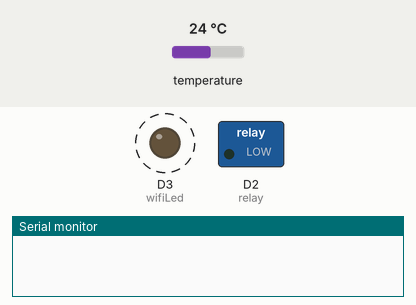
Bench run of a program on a simulated ESP8266 (NodeMCU). Shown: switched loads named in the program (green lamp = pin HIGH), output pins drawn as LEDs (lit = HIGH), the last lines printed to the serial monitor. Dashed ring = blinking. Inputs (shaded band) come from the test bench; at power-on: temperature 24 °C. WiFi joins after 1.5 s; servers stay silent unless stated.

Above: at 3.0 s.
3.1 s: temperature set to 10.5 °C
6.0 s: temperature set to 9.4 °C
At 7.1 s:
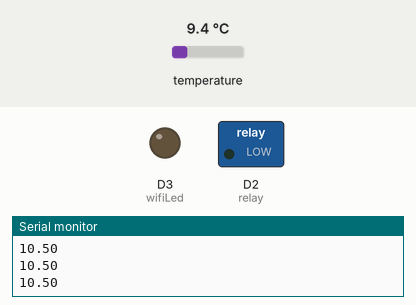
7.5 s: temperature set to 12 °C
At 8.8 s:
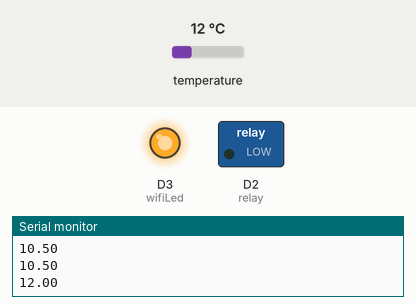
11.7 s: temperature set to 2 °C
Timing chart, 0 to 36.2 s (numbered marks = the images above; inputs shaded):
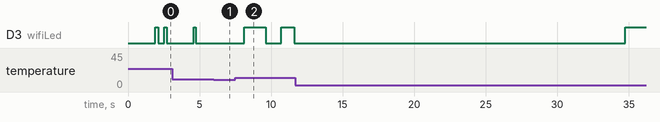

The program:

main.cpp
```cpp
// #define BLYNK_PRINT Serial
#include <Arduino.h>
#include <OneWire.h>
#include <DallasTemperature.h>
#include <ESP8266WiFi.h>
#include <BlynkSimpleEsp8266.h>

const int relay = D2;
const int oneWireBus = D1;     // GPIO where the DS18B20 is connected to
const int wifiLed = D3;
// char auth[] = "OXHw5XoEniLm16AjOSi7qa2AMyvKLW9g";   //masukan token anda
char auth[] = "N58tGgJMm8Rz4XJT2OVQ3fNsQ3uDYQm7"; //anun g
// char auth[] = "H8gN-DoO6nM9FUVkDW-1OQEbKOwMTQqy"; //bdmn
char ssid[] = "ardinista";            //nama wifi
char pass[] = "ardiasta";             //password wifi

#define suhuOn 26                     //ac akan on jika suhu lebih dr 26
#define suhuOff 20                    //ac akan on jika suhu kurang dr 20

#define alamatSuhu V0                     //penyimpanan alamat suhu V0-V255
#define alamatRelay V1                     //penyimpanan alamat suhu V0-V255
BlynkTimer timer;
BlynkTimer timerWifi;
OneWire oneWire(oneWireBus);// Setup a oneWire instance to communicate with any OneWire devices
DallasTemperature sensors(&oneWire);// Pass our oneWire reference to Dallas Temperature sensor
#define auto 1                     //penyimpanan alamat suhu V0-V255
#define manual 0                     //penyimpanan alamat suhu V0-V255
int mode ;

void event(){
  float temperatureC;
  for (int i = 0; i < 10; i++){
    sensors.requestTemperatures();
    temperatureC = sensors.getTempCByIndex(0);
    if(temperatureC>10)break;
  }
  Blynk.virtualWrite(alamatSuhu,temperatureC);
  Serial.println(temperatureC);
  if(mode==auto){
    if(temperatureC>=suhuOn){
      digitalWrite(relay,1);
    }
    if(temperatureC<=suhuOff){
      digitalWrite(relay,0);
    }
  }
}
void kedip(){
  static uint8_t led;
  if (++led<3){
    digitalWrite(wifiLed,1);
  }
  else{
    digitalWrite(wifiLed,0);
  }
  if(led==6)led=0;
}
BLYNK_WRITE(alamatRelay)
{
  int pinValue = param.asInt(); // assigning incoming value from pin V1 to a variable
  digitalWrite(relay,pinValue);
  mode = pinValue;
}
void setup() {
  Serial.begin(9600);// Start the Serial Monitor
  sensors.begin();// Start the DS18B20 sensor

  pinMode(relay,OUTPUT);
  pinMode(wifiLed,OUTPUT);
  digitalWrite(wifiLed,0);
  Blynk.begin(auth, ssid, pass);
  timer.setInterval(1000L, event);
  timerWifi.setInterval(100L, kedip);
  Blynk.virtualWrite(alamatRelay,0);
}

void loop() {
  Blynk.run();
  timer.run(); // Initiates BlynkTimer
  timerWifi.run(); // Initiates BlynkTimer
}
```

Measured:
- the behaviour switches between 10.1 and 10 °C on temperature (found by bisection; images 0 and 1)
- after the input at 6.0 s, D3 (wifiLed): stays LOW (without the input it goes to HIGH after 0.58 s)
- after the input at 7.5 s, D3 (wifiLed): LOW → HIGH after 0.61 s, → LOW 1.5 s later, → HIGH 1.1 s later, → LOW 0.90 s later
